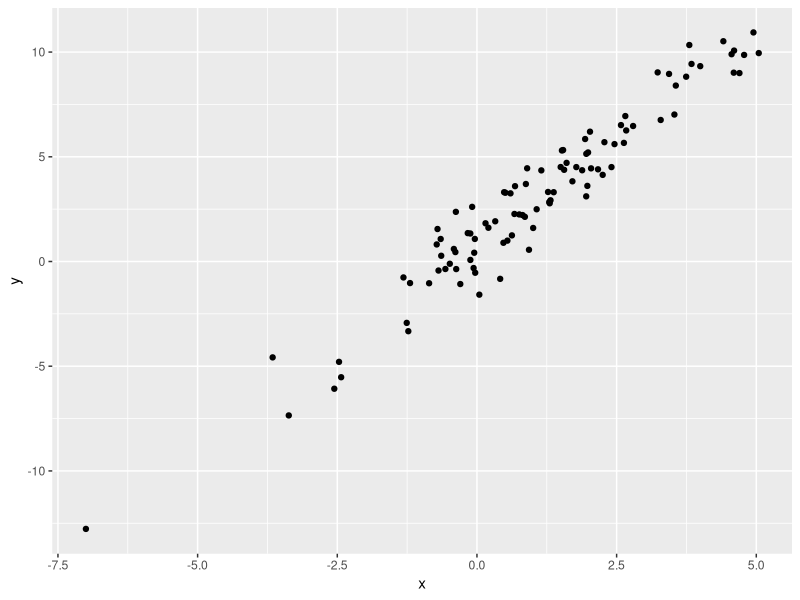

Recreate this plot in R.
## ---- chunk 1
knitr::opts_chunk$set(echo = TRUE)
## ---- chunk 2
library(tidyverse)
## ---- chunk 3
plot_df = tibble(
  x = rnorm(100, mean = 1, sd = 2),
  y = 1 + 2 * x + rnorm(100)
)
## ---- chunk 4
plot_df |> 
  ggplot(aes(x = x, y = y)) +
  geom_point()
